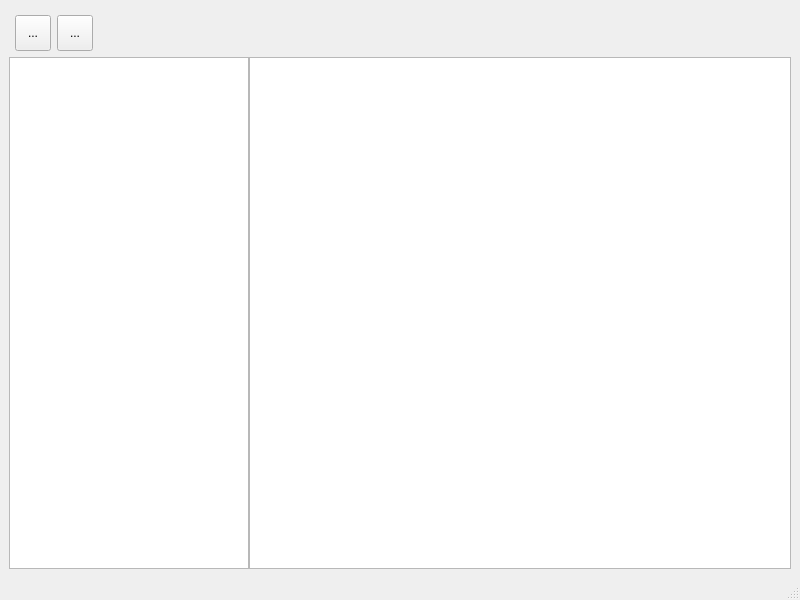
<?xml version="1.0" encoding="UTF-8"?>
<ui version="4.0">
 <class>ShowArticleWindow</class>
 <widget class="QMainWindow" name="ShowArticleWindow">
  <property name="windowModality">
   <enum>Qt::WindowModal</enum>
  </property>
  <property name="geometry">
   <rect>
    <x>0</x>
    <y>0</y>
    <width>800</width>
    <height>600</height>
   </rect>
  </property>
  <property name="windowTitle">
   <string>MainWindow</string>
  </property>
  <widget class="QWidget" name="centralwidget">
   <layout class="QVBoxLayout" name="verticalLayout">
    <property name="spacing">
     <number>0</number>
    </property>
    <item>
     <widget class="QWidget" name="widget" native="true">
      <property name="minimumSize">
       <size>
        <width>0</width>
        <height>48</height>
       </size>
      </property>
      <layout class="QHBoxLayout" name="horizontalLayout_2">
       <property name="leftMargin">
        <number>6</number>
       </property>
       <property name="topMargin">
        <number>6</number>
       </property>
       <property name="rightMargin">
        <number>6</number>
       </property>
       <property name="bottomMargin">
        <number>6</number>
       </property>
       <item>
        <widget class="QToolButton" name="btnAdd">
         <property name="minimumSize">
          <size>
           <width>36</width>
           <height>36</height>
          </size>
         </property>
         <property name="text">
          <string>...</string>
         </property>
         <property name="icon">
          <iconset resource="../app.qrc">
           <normaloff>:/res/add.png</normaloff>:/res/add.png</iconset>
         </property>
         <property name="iconSize">
          <size>
           <width>24</width>
           <height>24</height>
          </size>
         </property>
        </widget>
       </item>
       <item>
        <widget class="QToolButton" name="btnSave">
         <property name="minimumSize">
          <size>
           <width>36</width>
           <height>36</height>
          </size>
         </property>
         <property name="text">
          <string>...</string>
         </property>
         <property name="icon">
          <iconset resource="../app.qrc">
           <normaloff>:/res/save.png</normaloff>:/res/save.png</iconset>
         </property>
         <property name="iconSize">
          <size>
           <width>24</width>
           <height>24</height>
          </size>
         </property>
        </widget>
       </item>
       <item>
        <spacer name="horizontalSpacer">
         <property name="orientation">
          <enum>Qt::Horizontal</enum>
         </property>
         <property name="sizeHint" stdset="0">
          <size>
           <width>683</width>
           <height>20</height>
          </size>
         </property>
        </spacer>
       </item>
      </layout>
     </widget>
    </item>
    <item>
     <layout class="QHBoxLayout" name="horizontalLayout">
      <property name="spacing">
       <number>0</number>
      </property>
      <item>
       <widget class="QListWidget" name="lvData">
        <property name="maximumSize">
         <size>
          <width>240</width>
          <height>16777215</height>
         </size>
        </property>
       </widget>
      </item>
      <item>
       <widget class="QTextEdit" name="edtInfo">
        <property name="autoFormatting">
         <set>QTextEdit::AutoAll</set>
        </property>
       </widget>
      </item>
     </layout>
    </item>
   </layout>
  </widget>
  <widget class="QStatusBar" name="statusbar"/>
 </widget>
 <resources>
  <include location="../app.qrc"/>
 </resources>
 <connections/>
</ui>
